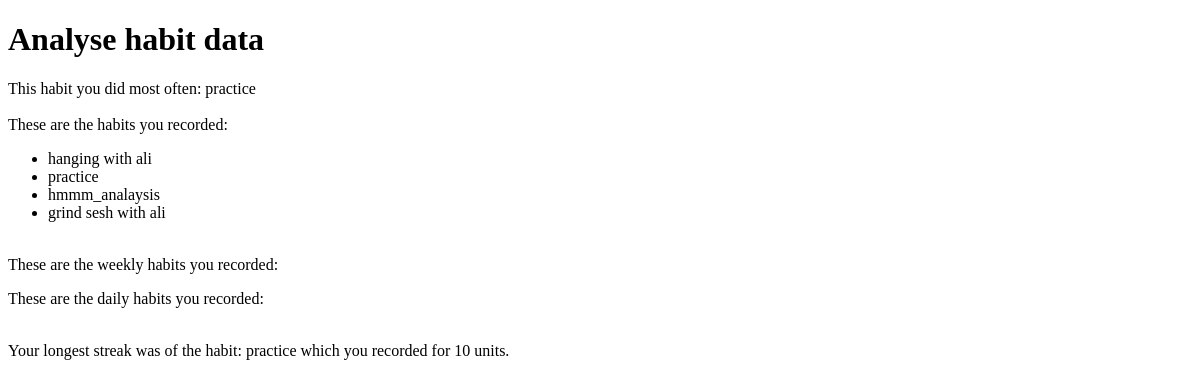
The page /analysis on the database as committed earlier.
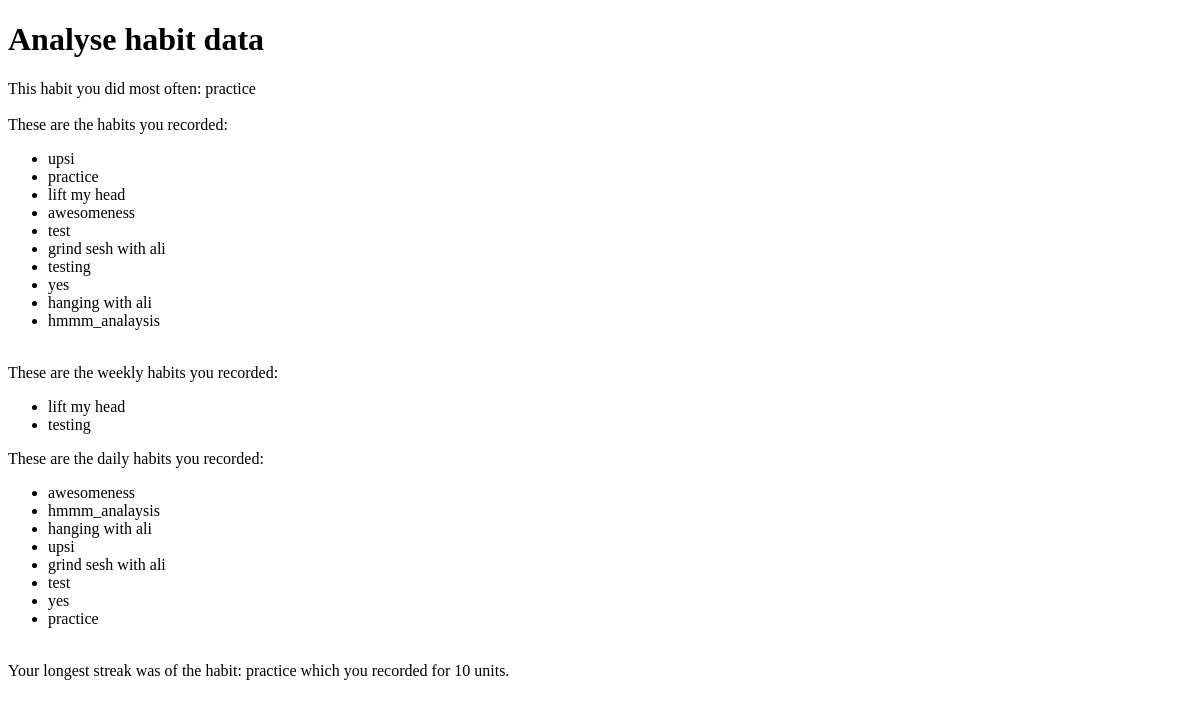
The same page on the database as committed later.
### tables this page shows
CREATE TABLE habits (
            id INTEGER PRIMARY KEY AUTOINCREMENT,
            name TEXT NOT NULL,
            date TEXT NOT NULL,
            streak INTEGER NOT NULL
        , periodicity TEXT NOT NULL DEFAULT "daily");

### app.py (the view)
@app.route('/analysis', methods=('GET', 'POST'))
def analysis():
    conn = get_db_connection()
    cur = conn.cursor()
    cur.execute('SELECT name FROM habits')
    habits = cur.fetchall()
    habits_ls = [element[0] for element in habits]
    most_habit = ''
    single_habits_set = set(habits_ls)
    show_habits = [i for i in single_habits_set]
    for habit in single_habits_set:
        if habits_ls.count(habit) > habits_ls.count(most_habit):
            most_habit = habit
        elif habits_ls.count(habit) == habits_ls.count(most_habit):
            most_habit = habit, most_habit
    longest_streak = []
    conn = get_db_connection()
    cur = conn.cursor()
    cur.execute('SELECT * FROM habits WHERE streak = (SELECT MAX(streak) FROM habits)')
    ls_all = cur.fetchone()
    for i in ls_all:
        longest_streak.append(i)
    print(f'this is longest_streak: {longest_streak}')
    cur = conn.cursor()
    cur.execute('SELECT name FROM habits WHERE periodicity = ?', ('daily',))
    dailies = set(cur.fetchall())
    cur = conn.cursor()
    cur.execute('SELECT name FROM habits WHERE periodicity = ?', ('weekly',))
    weeklies = set(cur.fetchall())
    conn.close()
    return render_template('analysis.html', variable_most_habit=most_habit, habits = show_habits, longest_streak_habit = longest_streak[1], longest_streak_streak = longest_streak[3], daily_habits = dailies, weekly_habits = weeklies)

### app.py (called while the page is built)
@app.before_request
def before_request():
    print("Before request: getting db connection")
    g.db = get_db_connection()

### database.py (called while the page is built)
def get_db_connection():
    if 'db' not in g: # checks if g already holds a database and adds one otherwise
        print('building database connection')
        g.db = sqlite3.connect(current_app.config['DATABASE']) # sets the db according to the current context
        g.db.row_factory = sqlite3.Row # getting back dictionaries from the row data
    return g.db

def close_db_connection(e=None):
    db = g.pop('db', None)
    if db is not None:
        db.close()

### templates/analysis.html (shortened to what this page needs)
<!DOCTYPE html>
<html lang="en">
<head>
</head>
<body>
    <h1>Analyse habit data</h1>
    <div>This habit you did most often: {{ variable_most_habit }}</div>
    <br>
    <div>These are the habits you recorded:</div>
    <ul>
        {% for habit in habits %}
            <li>{{ habit }}</li>
        {% endfor %}
    </ul>
    <br>
    <div>These are the weekly habits you recorded:</div>
    <ul>
        {% for habit in weekly_habits %}
            <li>{{ habit[0] }}</li>
        {% endfor %}
    </ul>
    <div>These are the daily habits you recorded:</div>
    <ul>
        {% for habit in daily_habits %}
            <li>{{ habit[0] }}</li>
        {% endfor %}
    </ul>
    <br>
    <div>Your longest streak was of the habit: {{ longest_streak_habit }} which you recorded for {{ longest_streak_streak }} units.</div>
</body>
</html>

Rows that differ between the two databases and show on the page:
now on one of the page's lists (row edited): habits: name "practice"
changed habits (number 1 of 11 on the later page): moves up the list
added habits: name "upsi"
added habits: name "lift my head"
added habits: name "awesomeness"
added habits: name "test"
now on one of the page's lists (row edited): habits: name "grind sesh with ali"
changed habits "grind sesh with ali": moves up the list
added habits: name "testing"
added habits: name "yes"
now on one of the page's lists (row edited): habits: name "hanging with ali"
now on one of the page's lists (row edited): habits: name "hmmm_analaysis"
